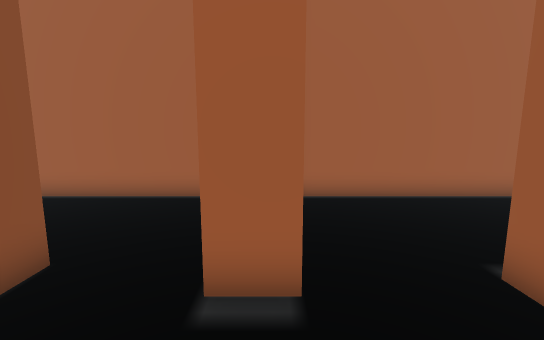
[1] (above)

21 first-person views from a walk through a Unity game level. The camera is 1.2 m above the floor, tilts 8° down and sees 90° across. The floor is counted in squares, 0.6 m on a side. Each view is taken from the middle of a square. On the plan, view 1 faces up. The plan holds only what a view shows up to about 16 squares ahead; the rest is blank. The place goes on beyond the plan. The player is left out.

[2]
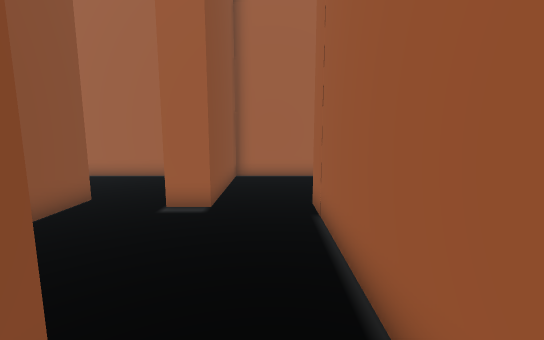

[3]
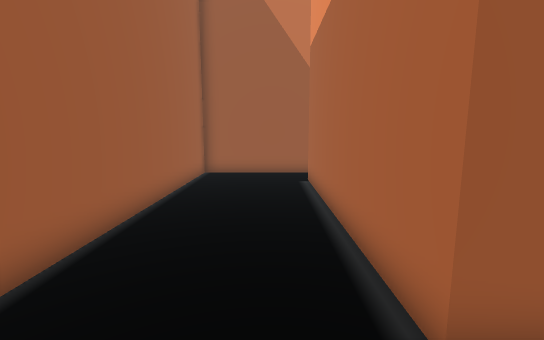

[4]
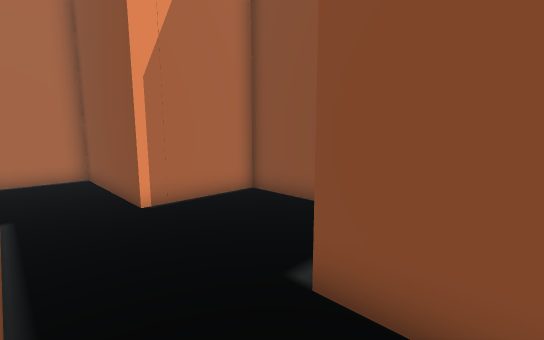

[5]
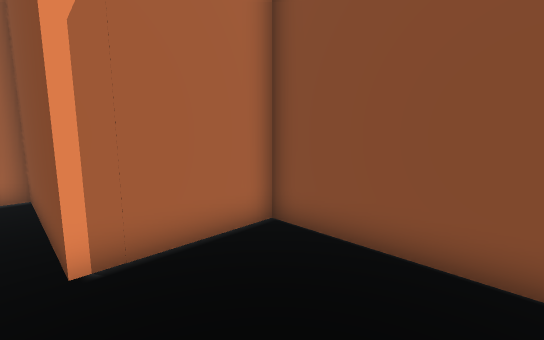

[6]
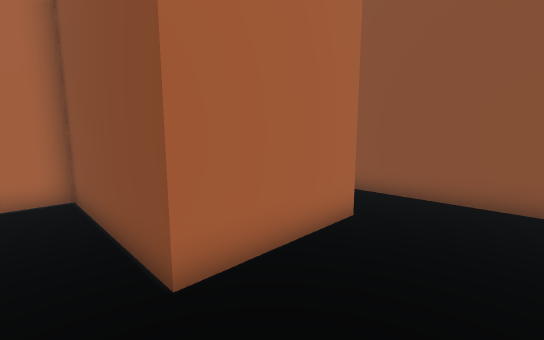

[7]
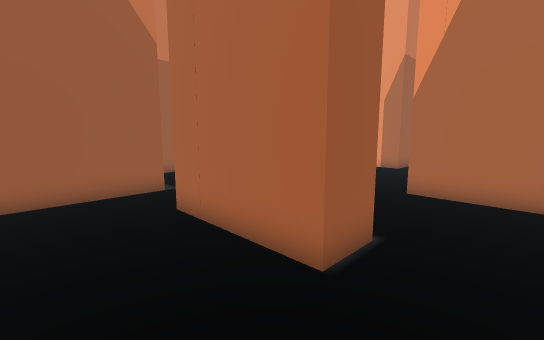

[8]
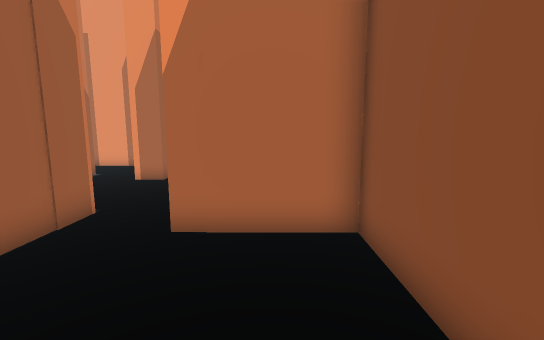

[9]
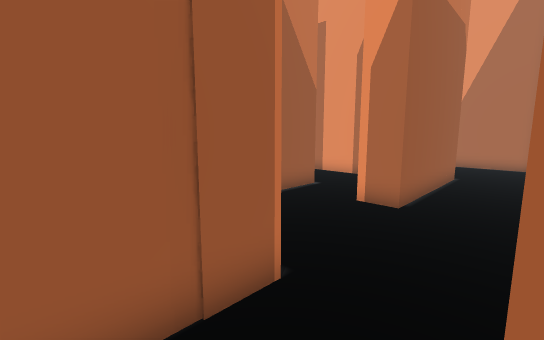

[10]
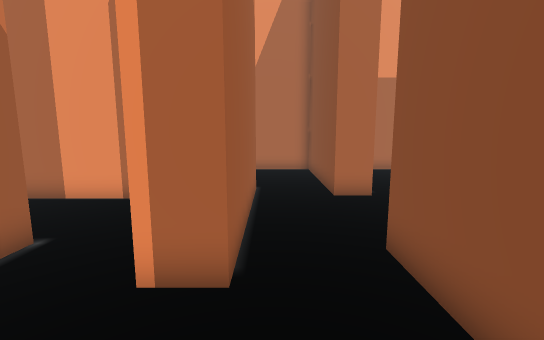

[11]
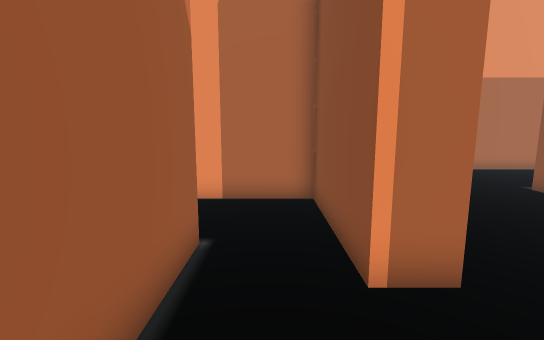

[12]
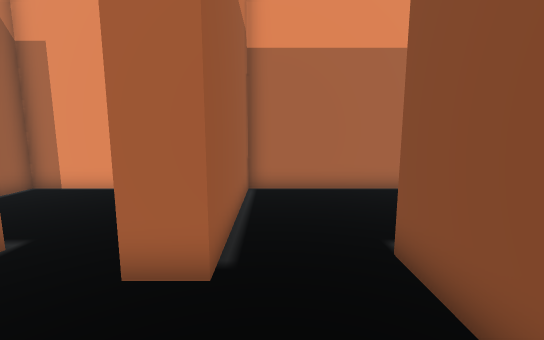

[13]
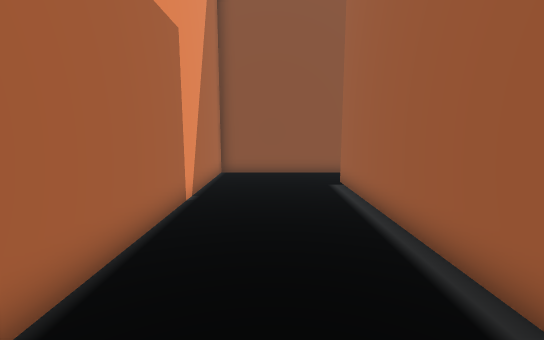

[14]
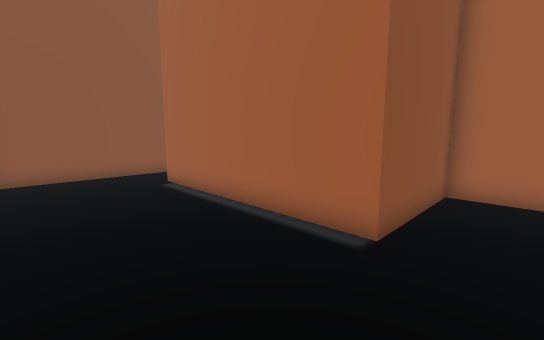

[15]
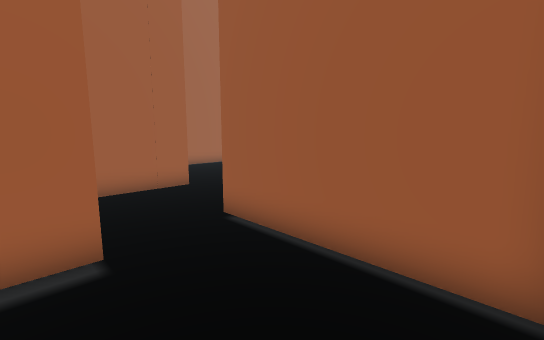

[16]
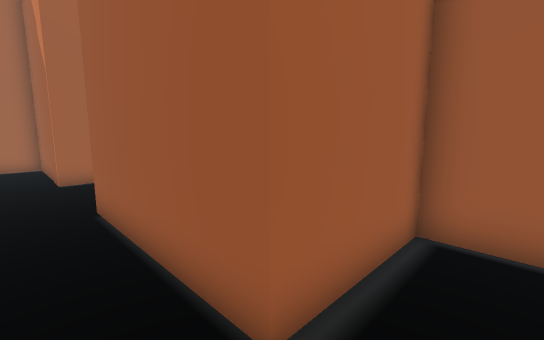

[17]
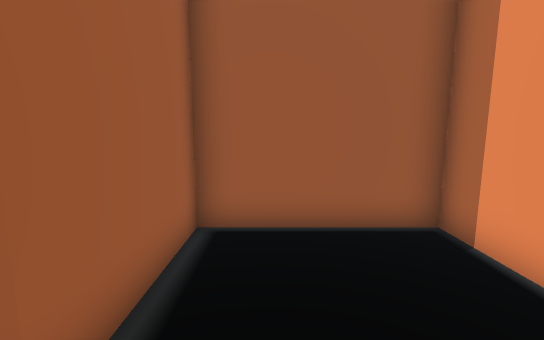

[18]
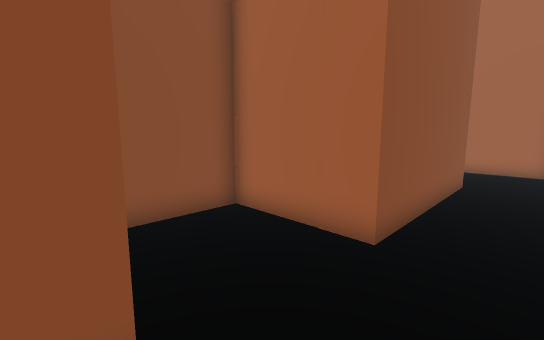

[19]
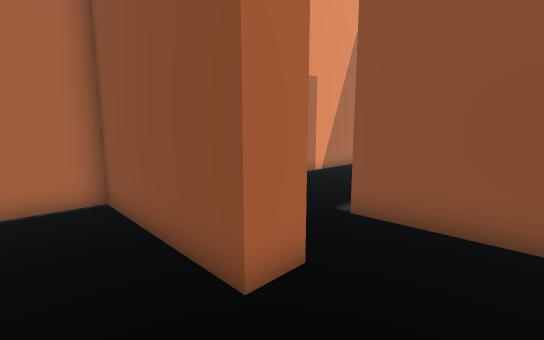

[20]
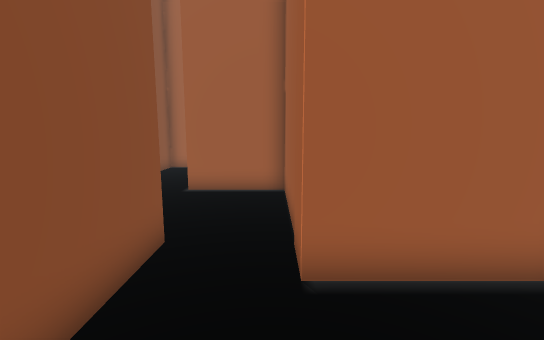

[21]
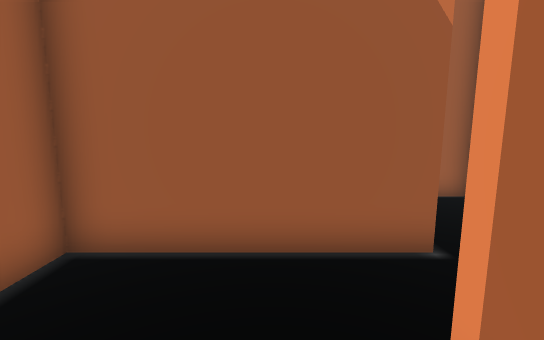

### Floor plan
Ten units are one square. View 1 is at (0, 0); x grows to the right and y downward. Boxes are objects, and circles mark ways between rooms. Rooms are numbered by the first view taken in them; rooms with no view inside come last. Other rooms are left out.
<svg viewBox="-229 -88 377 288">
<path fill="none" stroke="#000" d="M4 22 4 83 31 83M-14 24 6 24M32 30 32 -35M4 -31 -7 -31M32 -35 124 -35M143 -31 143 -83 4 -83 4 -31M-79 -23 -79 -39 -34 -39M-98 -83 -107 -83 -107 24 -85 24M-21 -83 -72 -83M-7 -46 -7 -71M-46 36 -46 -23 -79 -23M-85 24 -70 24 -70 84M-7 98 -7 36 -46 36M-46 83 -34 83 -34 130 24 130M32 131 32 121M-85 94 -110 94 -110 126M-110 126 -110 143 -199 143M-224 130 -224 195 -82 195 -82 134M-70 134 -70 195 -5 195 -5 144 -46 144 -46 124M-46 124 -46 83M-70 84 -70 94 -85 94M-82 134 -70 134M-7 -31 -7 -46M-34 -39 -34 24 -14 24"/>
<circle cx="15" cy="-30" r="3" fill="#2a7"/>
<circle cx="-5" cy="-5" r="3" fill="#2a7"/>
<circle cx="-75" cy="0" r="3" fill="#2a7"/>
<circle cx="-20" cy="-35" r="3" fill="#2a7"/>
<circle cx="-35" cy="65" r="3" fill="#2a7"/>
<circle cx="-55" cy="90" r="3" fill="#2a7"/>
<circle cx="-95" cy="135" r="3" fill="#2a7"/>
<circle cx="-75" cy="110" r="3" fill="#2a7"/>
<circle cx="-55" cy="135" r="3" fill="#2a7"/>
<text x="10" y="10">1</text>
<text x="70" y="-60">2</text>
<text x="-70" y="-50">3</text>
<text x="-60" y="30">4</text>
<text x="-20" y="90">5</text>
<text x="-100" y="110">6</text>
<text x="-150" y="170">7</text>
<text x="-40" y="170">8</text>
<text x="-60" y="110">9</text>
<text x="-20" y="-20">10</text>
</svg>
Room 1 opens to room 2. Room 1 opens to room 10. Room 3 opens to room 4. Room 3 opens to room 10. Room 4 opens to room 5. Room 4 opens to room 9. Room 6 opens to room 7. Room 6 opens to room 9. Room 8 opens to room 9.

Where each view was taken, in squares from view 1:
view 1: 0 up, 0 right, facing up
view 2: 4 down, 2 right, facing up
view 3: 5 up, 1 right, facing right
view 4: 5 up, 3 right, facing down-left
view 5: 2 up, 1 right, facing down-left
view 6: 7 up, 2 left, facing down-left
view 7: 7 up, 10 left, facing down-right
view 8: 3 up, 9 left, facing down
view 9: 1 down, 7 left, facing down-right
view 10: 5 down, 5 left, facing down
view 11: 5 down, 2 left, facing down
view 12: 10 down, 9 left, facing down
view 13: 17 down, 9 left, facing left
view 14: 19 down, 9 left, facing up-left
view 15: 19 down, 12 left, facing up-right
view 16: 16 down, 6 left, facing up-right
view 17: 16 down, 6 left, facing right
view 18: 14 down, 5 left, facing up-left
view 19: 11 down, 5 left, facing down-left
view 20: 7 down, 5 left, facing up
view 21: 7 down, 5 left, facing right
